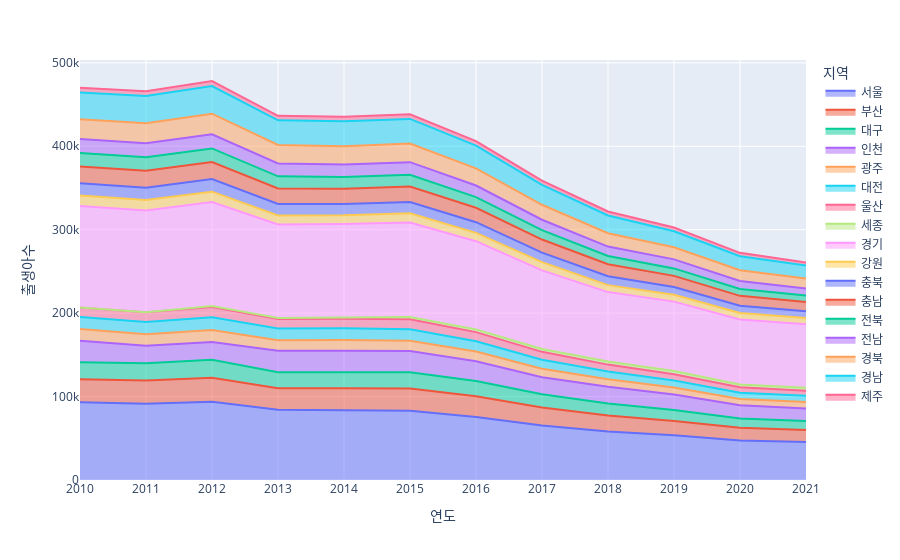

Notebook code cell kept with this figure:
### Code cell
df2.plot.area(backend='plotly',x='연도',y='출생아수',color='지역')

### Figure 1 — Plotly figure (JSON) as saved in the notebook; plotly's stock layout.template omitted (floating-point values rounded to 4 significant figures)
{"data": [{"fillpattern": {"shape": ""}, "hovertemplate": "지역=서울<br>연도=%{x}<br>출생아수=%{y}<extra></extra>", "legendgroup": "서울", "line": {"color": "#636efa"}, "marker": {"symbol": "circle"}, "mode": "lines", "name": "서울", "orientation": "v", "showlegend": true, "stackgroup": "1", "type": "scatter", "x": ["2010", "2011", "2012", "2013", "2014", "2015", "2016", "2017", "2018", "2019", "2020", "2021"], "xaxis": "x", "y": [93266, 91526, 93914, 84066, 83711, 83005, 75536, 65389, 58074, 53673, 47400, 45531], "yaxis": "y"}, {"fillpattern": {"shape": ""}, "hovertemplate": "지역=부산<br>연도=%{x}<br>출생아수=%{y}<extra></extra>", "legendgroup": "부산", "line": {"color": "#EF553B"}, "marker": {"symbol": "circle"}, "mode": "lines", "name": "부산", "orientation": "v", "showlegend": true, "stackgroup": "1", "type": "scatter", "x": ["2010", "2011", "2012", "2013", "2014", "2015", "2016", "2017", "2018", "2019", "2020", "2021"], "xaxis": "x", "y": [27415, 27759, 28673, 25831, 26190, 26645, 24906, 21480, 19152, 17049, 15100, 14446], "yaxis": "y"}, {"fillpattern": {"shape": ""}, "hovertemplate": "지역=대구<br>연도=%{x}<br>출생아수=%{y}<extra></extra>", "legendgroup": "대구", "line": {"color": "#00cc96"}, "marker": {"symbol": "circle"}, "mode": "lines", "name": "대구", "orientation": "v", "showlegend": true, "stackgroup": "1", "type": "scatter", "x": ["2010", "2011", "2012", "2013", "2014", "2015", "2016", "2017", "2018", "2019", "2020", "2021"], "xaxis": "x", "y": [20557, 20758, 21472, 19340, 19361, 19438, 18298, 15946, 14400, 13233, 11200, 10661], "yaxis": "y"}, {"fillpattern": {"shape": ""}, "hovertemplate": "지역=인천<br>연도=%{x}<br>출생아수=%{y}<extra></extra>", "legendgroup": "인천", "line": {"color": "#ab63fa"}, "marker": {"symbol": "circle"}, "mode": "lines", "name": "인천", "orientation": "v", "showlegend": true, "stackgroup": "1", "type": "scatter", "x": ["2010", "2011", "2012", "2013", "2014", "2015", "2016", "2017", "2018", "2019", "2020", "2021"], "xaxis": "x", "y": [25752, 20758, 21472, 25560, 25786, 25491, 23609, 20445, 20087, 18522, 16000, 14947], "yaxis": "y"}, {"fillpattern": {"shape": ""}, "hovertemplate": "지역=광주<br>연도=%{x}<br>출생아수=%{y}<extra></extra>", "legendgroup": "광주", "line": {"color": "#FFA15A"}, "marker": {"symbol": "circle"}, "mode": "lines", "name": "광주", "orientation": "v", "showlegend": true, "stackgroup": "1", "type": "scatter", "x": ["2010", "2011", "2012", "2013", "2014", "2015", "2016", "2017", "2018", "2019", "2020", "2021"], "xaxis": "x", "y": [13979, 13916, 14392, 12729, 12729, 12441, 11580, 10120, 9105, 8364, 7300, 7956], "yaxis": "y"}, {"fillpattern": {"shape": ""}, "hovertemplate": "지역=대전<br>연도=%{x}<br>출생아수=%{y}<extra></extra>", "legendgroup": "대전", "line": {"color": "#19d3f3"}, "marker": {"symbol": "circle"}, "mode": "lines", "name": "대전", "orientation": "v", "showlegend": true, "stackgroup": "1", "type": "scatter", "x": ["2010", "2011", "2012", "2013", "2014", "2015", "2016", "2017", "2018", "2019", "2020", "2021"], "xaxis": "x", "y": [14314, 14808, 15279, 14099, 13962, 13774, 12436, 10851, 9337, 8410, 7500, 7414], "yaxis": "y"}, {"fillpattern": {"shape": ""}, "hovertemplate": "지역=울산<br>연도=%{x}<br>출생아수=%{y}<extra></extra>", "legendgroup": "울산", "line": {"color": "#FF6692"}, "marker": {"symbol": "circle"}, "mode": "lines", "name": "울산", "orientation": "v", "showlegend": true, "stackgroup": "1", "type": "scatter", "x": ["2010", "2011", "2012", "2013", "2014", "2015", "2016", "2017", "2018", "2019", "2020", "2021"], "xaxis": "x", "y": [11432, 11542, 12160, 11330, 11556, 11732, 10910, 9381, 8149, 7539, 6600, 6127], "yaxis": "y"}, {"fillpattern": {"shape": ""}, "hovertemplate": "지역=세종<br>연도=%{x}<br>출생아수=%{y}<extra></extra>", "legendgroup": "세종", "line": {"color": "#B6E880"}, "marker": {"symbol": "circle"}, "mode": "lines", "name": "세종", "orientation": "v", "showlegend": true, "stackgroup": "1", "type": "scatter", "x": ["2010", "2011", "2012", "2013", "2014", "2015", "2016", "2017", "2018", "2019", "2020", "2021"], "xaxis": "x", "y": [null, null, 1054, 1111, 1344, 2708, 3297, 3504, 3703, 3819, 3500, 3570], "yaxis": "y"}, {"fillpattern": {"shape": ""}, "hovertemplate": "지역=경기<br>연도=%{x}<br>출생아수=%{y}<extra></extra>", "legendgroup": "경기", "line": {"color": "#FF97FF"}, "marker": {"symbol": "circle"}, "mode": "lines", "name": "경기", "orientation": "v", "showlegend": true, "stackgroup": "1", "type": "scatter", "x": ["2010", "2011", "2012", "2013", "2014", "2015", "2016", "2017", "2018", "2019", "2020", "2021"], "xaxis": "x", "y": [121753, 122027, 124746, 112129, 112169, 113495, 105643, 94088, 83198, 83198, 77800, 76139], "yaxis": "y"}, {"fillpattern": {"shape": ""}, "hovertemplate": "지역=강원<br>연도=%{x}<br>출생아수=%{y}<extra></extra>", "legendgroup": "강원", "line": {"color": "#FECB52"}, "marker": {"symbol": "circle"}, "mode": "lines", "name": "강원", "orientation": "v", "showlegend": true, "stackgroup": "1", "type": "scatter", "x": ["2010", "2011", "2012", "2013", "2014", "2015", "2016", "2017", "2018", "2019", "2020", "2021"], "xaxis": "x", "y": [12477, 12408, 12426, 10980, 10662, 10929, 10058, 9958, 8351, 8283, 7800, 7357], "yaxis": "y"}, {"fillpattern": {"shape": ""}, "hovertemplate": "지역=충북<br>연도=%{x}<br>출생아수=%{y}<extra></extra>", "legendgroup": "충북", "line": {"color": "#636efa"}, "marker": {"symbol": "circle"}, "mode": "lines", "name": "충북", "orientation": "v", "showlegend": true, "stackgroup": "1", "type": "scatter", "x": ["2010", "2011", "2012", "2013", "2014", "2015", "2016", "2017", "2018", "2019", "2020", "2021"], "xaxis": "x", "y": [14670, 14804, 15139, 13658, 13366, 13563, 12742, 11394, 10586, 9333, 8600, 8190], "yaxis": "y"}, {"fillpattern": {"shape": ""}, "hovertemplate": "지역=충남<br>연도=%{x}<br>출생아수=%{y}<extra></extra>", "legendgroup": "충남", "line": {"color": "#EF553B"}, "marker": {"symbol": "circle"}, "mode": "lines", "name": "충남", "orientation": "v", "showlegend": true, "stackgroup": "1", "type": "scatter", "x": ["2010", "2011", "2012", "2013", "2014", "2015", "2016", "2017", "2018", "2019", "2020", "2021"], "xaxis": "x", "y": [20242, 20398, 20448, 18628, 18200, 18604, 17302, 15670, 14380, 13228, 11900, 10984], "yaxis": "y"}, {"fillpattern": {"shape": ""}, "hovertemplate": "지역=전북<br>연도=%{x}<br>출생아수=%{y}<extra></extra>", "legendgroup": "전북", "line": {"color": "#00cc96"}, "marker": {"symbol": "circle"}, "mode": "lines", "name": "전북", "orientation": "v", "showlegend": true, "stackgroup": "1", "type": "scatter", "x": ["2010", "2011", "2012", "2013", "2014", "2015", "2016", "2017", "2018", "2019", "2020", "2021"], "xaxis": "x", "y": [16100, 16175, 16238, 14555, 14231, 14087, 12698, 11348, 10001, 8971, 8200, 7745], "yaxis": "y"}, {"fillpattern": {"shape": ""}, "hovertemplate": "지역=전남<br>연도=%{x}<br>출생아수=%{y}<extra></extra>", "legendgroup": "전남", "line": {"color": "#ab63fa"}, "marker": {"symbol": "circle"}, "mode": "lines", "name": "전남", "orientation": "v", "showlegend": true, "stackgroup": "1", "type": "scatter", "x": ["2010", "2011", "2012", "2013", "2014", "2015", "2016", "2017", "2018", "2019", "2020", "2021"], "xaxis": "x", "y": [16654, 16612, 16990, 15401, 14817, 15061, 13980, 12354, 11238, 10832, 9700, 8430], "yaxis": "y"}, {"fillpattern": {"shape": ""}, "hovertemplate": "지역=경북<br>연도=%{x}<br>출생아수=%{y}<extra></extra>", "legendgroup": "경북", "line": {"color": "#FFA15A"}, "marker": {"symbol": "circle"}, "mode": "lines", "name": "경북", "orientation": "v", "showlegend": true, "stackgroup": "1", "type": "scatter", "x": ["2010", "2011", "2012", "2013", "2014", "2015", "2016", "2017", "2018", "2019", "2020", "2021"], "xaxis": "x", "y": [23700, 24250, 24635, 22206, 22062, 22310, 20616, 17957, 16079, 14472, 12900, 12045], "yaxis": "y"}, {"fillpattern": {"shape": ""}, "hovertemplate": "지역=경남<br>연도=%{x}<br>출생아수=%{y}<extra></extra>", "legendgroup": "경남", "line": {"color": "#19d3f3"}, "marker": {"symbol": "circle"}, "mode": "lines", "name": "경남", "orientation": "v", "showlegend": true, "stackgroup": "1", "type": "scatter", "x": ["2010", "2011", "2012", "2013", "2014", "2015", "2016", "2017", "2018", "2019", "2020", "2021"], "xaxis": "x", "y": [32203, 32536, 33211, 29504, 29763, 29537, 27138, 23849, 21224, 19250, 16800, 15562], "yaxis": "y"}, {"fillpattern": {"shape": ""}, "hovertemplate": "지역=제주<br>연도=%{x}<br>출생아수=%{y}<extra></extra>", "legendgroup": "제주", "line": {"color": "#FF6692"}, "marker": {"symbol": "circle"}, "mode": "lines", "name": "제주", "orientation": "v", "showlegend": true, "stackgroup": "1", "type": "scatter", "x": ["2010", "2011", "2012", "2013", "2014", "2015", "2016", "2017", "2018", "2019", "2020", "2021"], "xaxis": "x", "y": [5657, 5628, 5992, 5328, 5526, 5600, 5494, 5037, 4781, 4500, 4000, 3728], "yaxis": "y"}], "layout": {"autosize": true, "legend": {"title": {"text": "지역"}, "tracegroupgap": 0}, "margin": {"t": 60}, "xaxis": {"anchor": "y", "autorange": true, "domain": [0, 1], "range": [0, 11], "title": {"text": "연도"}, "type": "category"}, "yaxis": {"anchor": "x", "autorange": true, "domain": [0, 1], "range": [0, 503400.0], "title": {"text": "출생아수"}, "type": "linear"}}}
